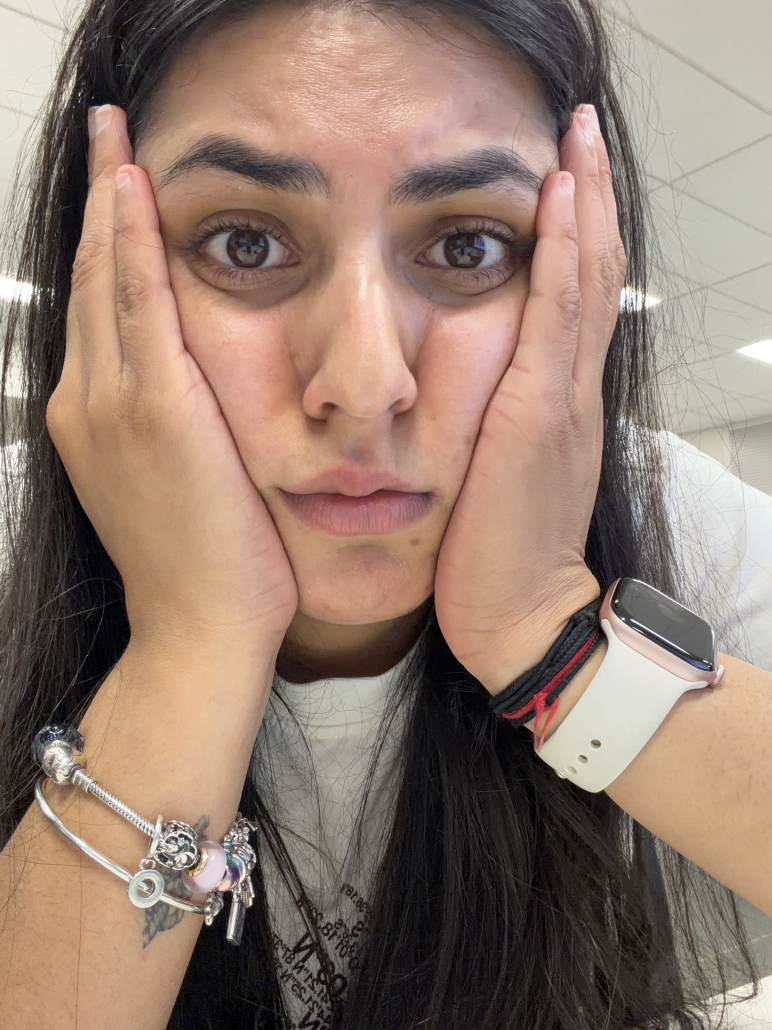
#> input picture data/kash_dataset/confused/IMG_2552.jpeg, 2316 x 3088 px (shown at 1/3 size); its folder holds only this picture in this run
$ jupyter execute --allow-errors 7_kash_dataset_prep.ipynb   (shell and % lines are left out)   (older library calls are emulated)
#> lines starting #> are read from the running program, lines starting #| are printed output that depends on the picture
# kash_dataset — Prep & Cleaning

**Input layout (your Kaggle dataset):**
```
/kaggle/input/kash-dataset/
    neutral/      img001.jpg  img002.jpg  ...
    confused/     img003.jpg  ...
    disgust/      ...
    happy/        ...
    sad/          ...
```

**What this notebook does:**
1. Scans folders → builds `labels.csv`
2. Detects & crops face from each image (OpenCV Haar cascade)
3. Rejects: no face found, blurry image, face too small
4. Resizes to 224×224, saves cleaned images
5. Creates `master_split.csv` (train/val split, EmpathBot label IDs)

**Output** (saved to `/kaggle/working/kash_clean/`):
```
kash_clean/
    images/          ← cropped + resized images
    labels.csv       ← all images with label + split
    rejected.csv     ← images that failed quality checks
    summary.png      ← class distribution chart
```

## 1. Setup

[cell 1]
import subprocess, sys
# opencv-python is pre-installed on Kaggle; this is a no-op if already present
subprocess.run([sys.executable, '-m', 'pip', 'install', '-q', 'opencv-python-headless'], check=False)
#> (this line was passed over: subprocess is not available in this run)

import cv2
import numpy as np
import pandas as pd
import matplotlib.pyplot as plt
import shutil
from pathlib import Path
from PIL import Image
from sklearn.model_selection import train_test_split

print(f'OpenCV {cv2.__version__}')

## 2. Config

[cell 2]
# ── Input ─────────────────────────────────────────────────────────────────────
RAW_DIR = Path('/kaggle/input/kash-dataset')   # <── your dataset slug

RAW_DIR = Path('/Users/pv/Documents/STUDY/CODEprojects/project-1-emotion-aware-chatbot-team14/data/kash_dataset')

# ── Output ────────────────────────────────────────────────────────────────────
OUT_DIR    = Path('/Users/pv/Documents/STUDY/CODEprojects/project-1-emotion-aware-chatbot-team14/data/kash_clean')
IMG_OUT    = OUT_DIR / 'images'
IMG_OUT.mkdir(parents=True, exist_ok=True)

# ── Folder name → EmpathBot eb_label mapping ──────────────────────────────────
# Adjust if your folder names differ.
FOLDER_TO_LABEL = {
    'neutral':      0,
    'trust_relief': 1,
    'sadness':      2,
    'sad':          2,   # alias
    'fear_anxiety': 3,
    'fear':         3,   # alias
    'confusion':    4,
    'confused':     4,   # alias
    'distrust':     5,
    'disgust':      5,   # alias
    'anger':        5,   # alias
    'angry':        5,   # alias
    'happy':        1,   # alias → trust_relief
    'happiness':    1,
}

CLASS_NAMES = {
    0: 'neutral', 1: 'trust_relief', 2: 'sadness',
    3: 'fear_anxiety', 4: 'confusion', 5: 'distrust',
}

# ── Image quality thresholds ──────────────────────────────────────────────────
OUT_SIZE        = 224     # final image size (pixels)
MIN_FACE_PX     = 48      # reject if detected face is smaller than this (px)
BLUR_THRESHOLD  = 80.0    # Laplacian variance — below this = too blurry
FACE_PADDING    = 0.25    # fraction of face size to add as padding around the crop

# ── Train / val split ─────────────────────────────────────────────────────────
VAL_FRACTION = 0.20
RANDOM_SEED  = 42

IMG_EXTS = {'.jpg', '.jpeg', '.png', '.bmp', '.webp'}

print('Config ready.')
print(f'Input : {RAW_DIR}')
print(f'Output: {OUT_DIR}')

## 3. Scan folders → raw image list

[cell 3]
raw_rows = []
skipped_folders = []

for folder in sorted(RAW_DIR.iterdir()):
    if not folder.is_dir():
        continue
    folder_name = folder.name.lower()
    if folder_name not in FOLDER_TO_LABEL:
        skipped_folders.append(folder.name)
        continue
    label_id = FOLDER_TO_LABEL[folder_name]
    for img_path in sorted(folder.iterdir()):
        if img_path.suffix.lower() in IMG_EXTS:
            raw_rows.append({
                'src_path':   str(img_path),
                'folder':     folder.name,
                'eb_label':   label_id,
                'label_name': CLASS_NAMES[label_id],
            })
#> pass 2 of the loop `for folder in sorted(RAW_DIR.iterdir()):`:

raw_df = pd.DataFrame(raw_rows)
print(f'Found {len(raw_df):,} images across {raw_df["folder"].nunique()} folders')
if skipped_folders:
    print(f'⚠️  Skipped folders (not in FOLDER_TO_LABEL): {skipped_folders}')

print('\nPer-folder counts:')
print(raw_df.groupby(['folder', 'label_name', 'eb_label']).size().rename('count').to_string())

## 4. Face detection & cropping

Uses OpenCV's Haar cascade (pre-installed on Kaggle, no GPU needed).
Each image goes through:
1. Face detection — if no face found, image is rejected
2. Size check — face must be at least `MIN_FACE_PX × MIN_FACE_PX`
3. Blur check — Laplacian variance must exceed `BLUR_THRESHOLD`
4. Crop with padding → resize to `OUT_SIZE × OUT_SIZE`

[cell 4]
# [45 lines of commented-out code are left out]

[cell 5]
# Option B: No cropping (just resize)
# Replace detect_and_crop with a no-op that just reads and returns the full image,
# and remove the no_face/face_too_small rejection reasons:


def detect_and_crop(img_path: str, padding: float, min_face_px: int):
#> called with img_path = 'data/kash_dataset/confused/IMG_2552.jpeg', padding = 0.25, min_face_px = 48
    img_bgr = cv2.imread(img_path)
#> img_bgr is the input picture: shape (3088, 2316, 3); mean B, G, R 111.4, 124.7, 147.2
    if img_bgr is None:
        return None, 'unreadable'
    return cv2.cvtColor(img_bgr, cv2.COLOR_BGR2RGB), None

[cell 6]
# Download Haar cascade XML (bundled with opencv)
CASCADE_PATH = cv2.data.haarcascades + 'haarcascade_frontalface_default.xml'
face_cascade = cv2.CascadeClassifier(CASCADE_PATH)
print(f'Cascade loaded: {CASCADE_PATH}')
# [40 lines of commented-out code are left out]


def blur_score(img_rgb: np.ndarray) -> float:
    gray = cv2.cvtColor(img_rgb, cv2.COLOR_RGB2GRAY)
    return cv2.Laplacian(gray, cv2.CV_64F).var()


print('Functions ready.')

[cell 7]
accepted_rows = []
rejected_rows = []

for i, row in raw_df.iterrows():
    src   = row['src_path']
    label = row['eb_label']

    # Face detection + crop
    crop, reason = detect_and_crop(src, FACE_PADDING, MIN_FACE_PX)
    if crop is None:
        rejected_rows.append({**row, 'reason': reason})
        continue

    # Blur check
    score = blur_score(crop)
#> in blur_score, `gray = cv2.cvtColor(img_rgb, cv2.COLOR_RGB2GRAY)`:
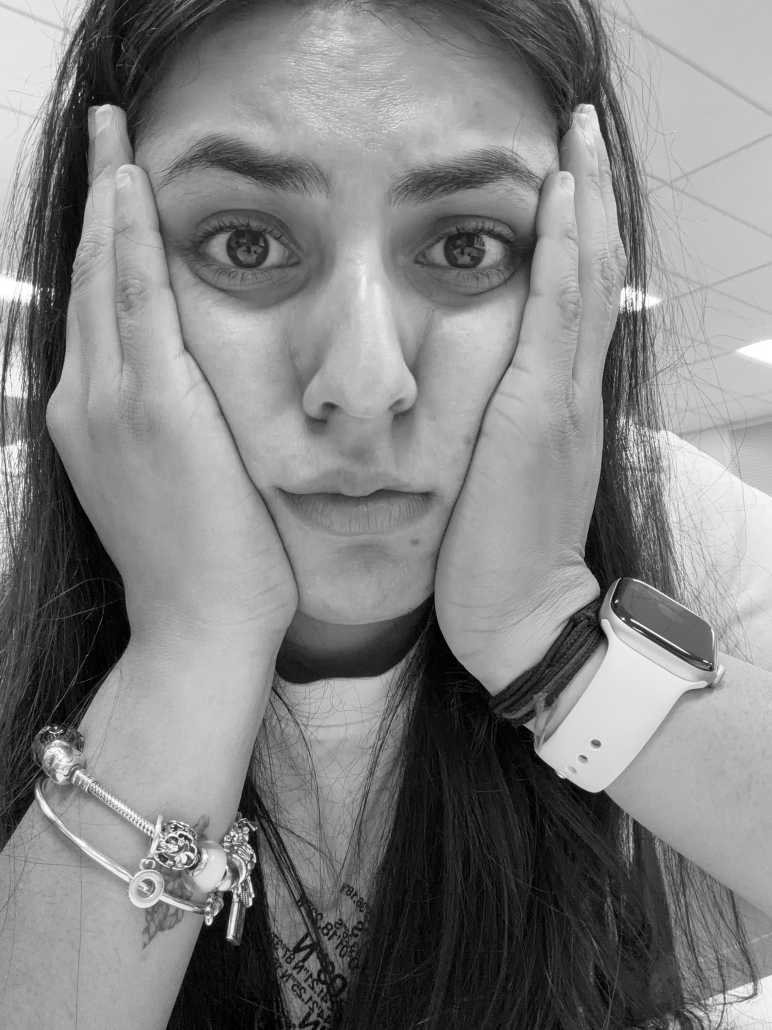
#> gray: shape (3088, 2316) (shown at 1/3 size); min 0, max 255, mean 129.9
#> score = 99.93
    if score < BLUR_THRESHOLD:
        rejected_rows.append({**row, 'reason': f'blurry ({score:.1f})'})
        continue

    # Resize and save
    out_name = f'{label}_{Path(src).stem}_{i:05d}.jpg'
    out_path = IMG_OUT / out_name
    pil_img  = Image.fromarray(crop).resize((OUT_SIZE, OUT_SIZE), Image.LANCZOS)
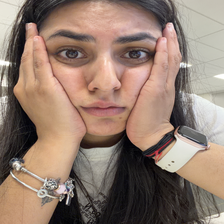
#> pil_img: PIL image 224x224 RGB; mean R, G, B 147.2, 124.7, 111.4
    pil_img.save(out_path, quality=95)

    accepted_rows.append({
        'filename':   out_name,
        'path':       str(out_path),
        'eb_label':   label,
        'label_name': CLASS_NAMES[label],
        'blur_score': round(score, 1),
        'src_path':   src,
    })

    if (i + 1) % 50 == 0:
        print(f'  processed {i+1}/{len(raw_df)} ...', end='\r')
#> pass 2 of the loop `for i, row in raw_df.iterrows():`:
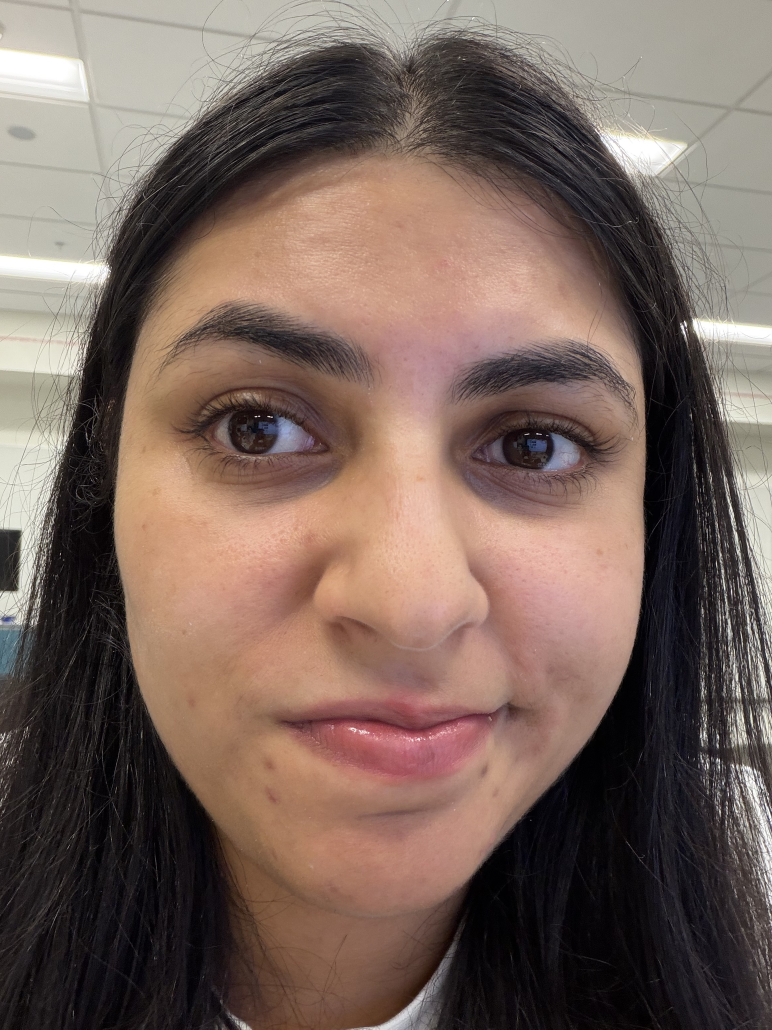
#> input picture data/kash_dataset/disgust/IMG_2567.jpeg, 2316 x 3088 px (shown at 1/3 size)
#> in detect_and_crop, img_bgr is the input picture: shape (3088, 2316, 3); mean B, G, R 92.3, 101, 120.8
#> in blur_score (call 2), `gray = cv2.cvtColor(img_rgb, cv2.COLOR_RGB2GRAY)`:
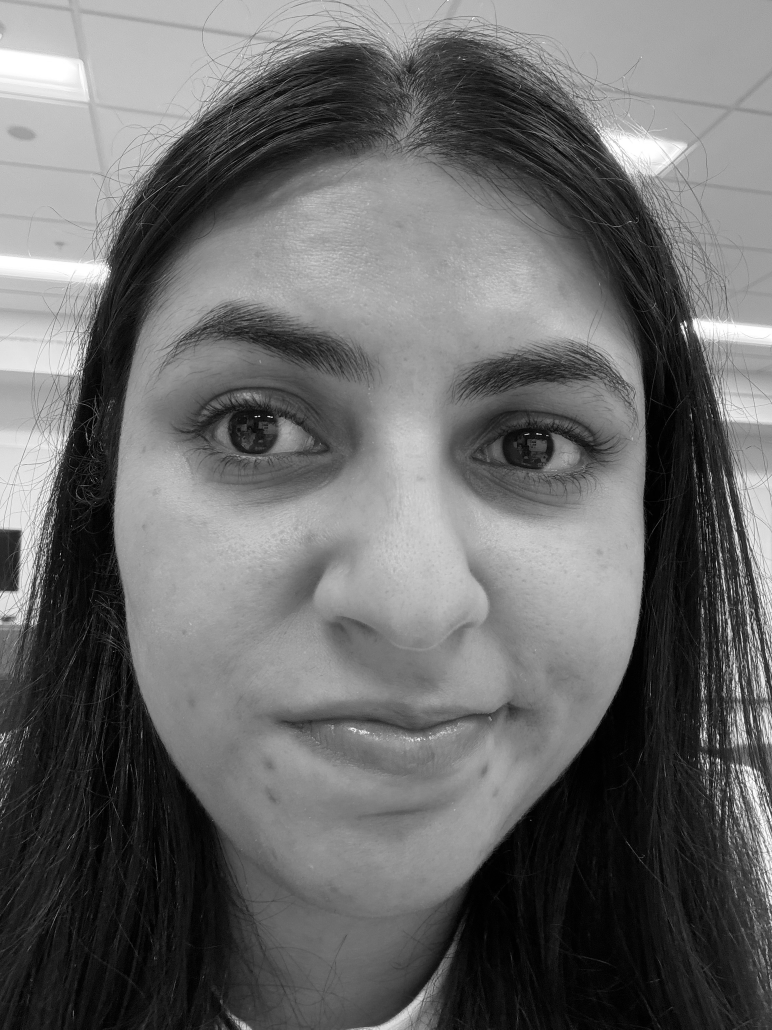
#> gray: shape (3088, 2316) (shown at 1/3 size); min 0, max 255, mean 105.9
#> score = 353.1
#> `pil_img  = Image.fromarray(crop).resize((OUT_SIZE, OUT_SIZE), Image.LA..`:
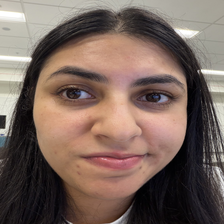
#> pil_img: PIL image 224x224 RGB; mean R, G, B 120.8, 101, 92.3

accepted_df = pd.DataFrame(accepted_rows)
#> accepted_df = table of 2 rows and 6 columns
rejected_df = pd.DataFrame(rejected_rows)

print(f'\n\nDone.')
print(f'  Accepted : {len(accepted_df):>4}')
#|   Accepted :    2
print(f'  Rejected : {len(rejected_df):>4}')
if len(rejected_df):
    print('\n  Rejection breakdown:')
    print(rejected_df['reason'].str.replace(r'blurry.*', 'blurry', regex=True).value_counts().to_string())

## 5. Visualise — sample crops per class

[cell 8]
labels_present = sorted(accepted_df['eb_label'].unique())
#> labels_present = [4, 5]
n_cols = 5
fig, axes = plt.subplots(len(labels_present), n_cols, figsize=(n_cols * 2, len(labels_present) * 2.2))
if len(labels_present) == 1:
    axes = [axes]

for row_idx, lbl in enumerate(labels_present):
    subset = accepted_df[accepted_df['eb_label'] == lbl].sample(
        min(n_cols, len(accepted_df[accepted_df['eb_label'] == lbl])), random_state=0
    )
#> subset = table of 1 rows and 6 columns
    for col_idx in range(n_cols):
        ax = axes[row_idx][col_idx]
        ax.axis('off')
        if col_idx < len(subset):
            img = Image.open(subset.iloc[col_idx]['path'])
            ax.imshow(img)
            if col_idx == 0:
                ax.set_title(CLASS_NAMES[lbl], fontsize=9, loc='left')
#> pass 2 of the loop `for row_idx, lbl in enumerate(labels_present):`:

plt.suptitle('Sample cleaned crops (5 per class)', y=1.01)
plt.tight_layout()
plt.savefig(OUT_DIR / 'sample_crops.png', dpi=120, bbox_inches='tight')
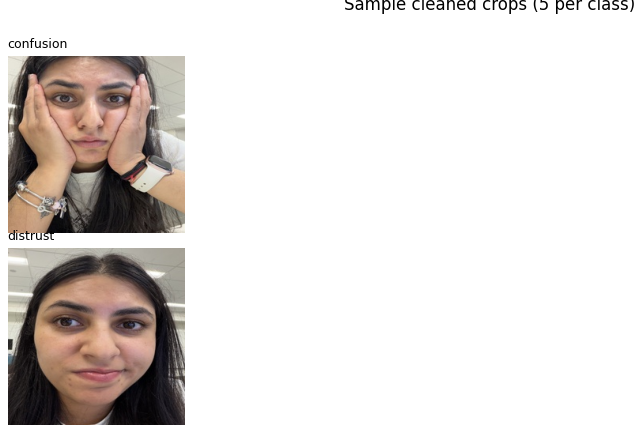
#> figure drawn by matplotlib, 2 panels
plt.show()
